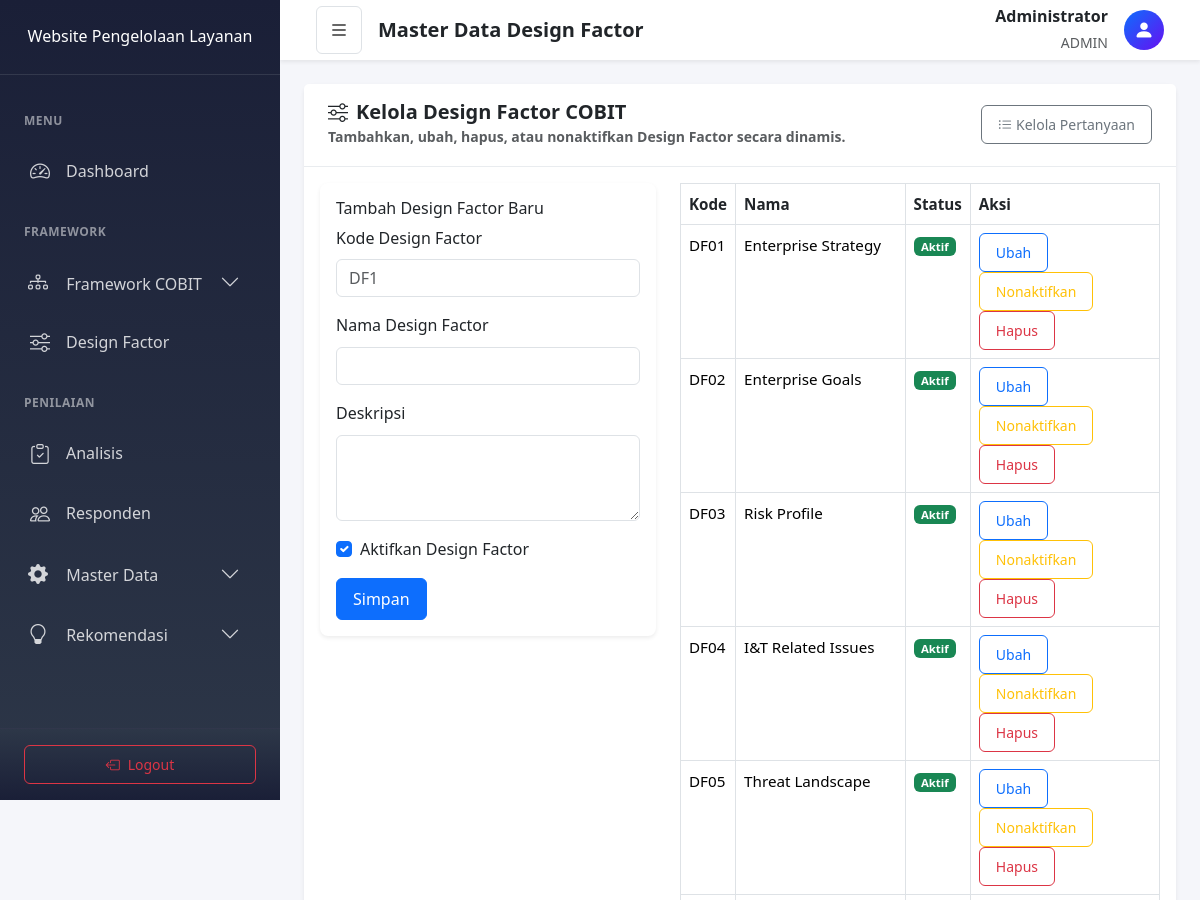
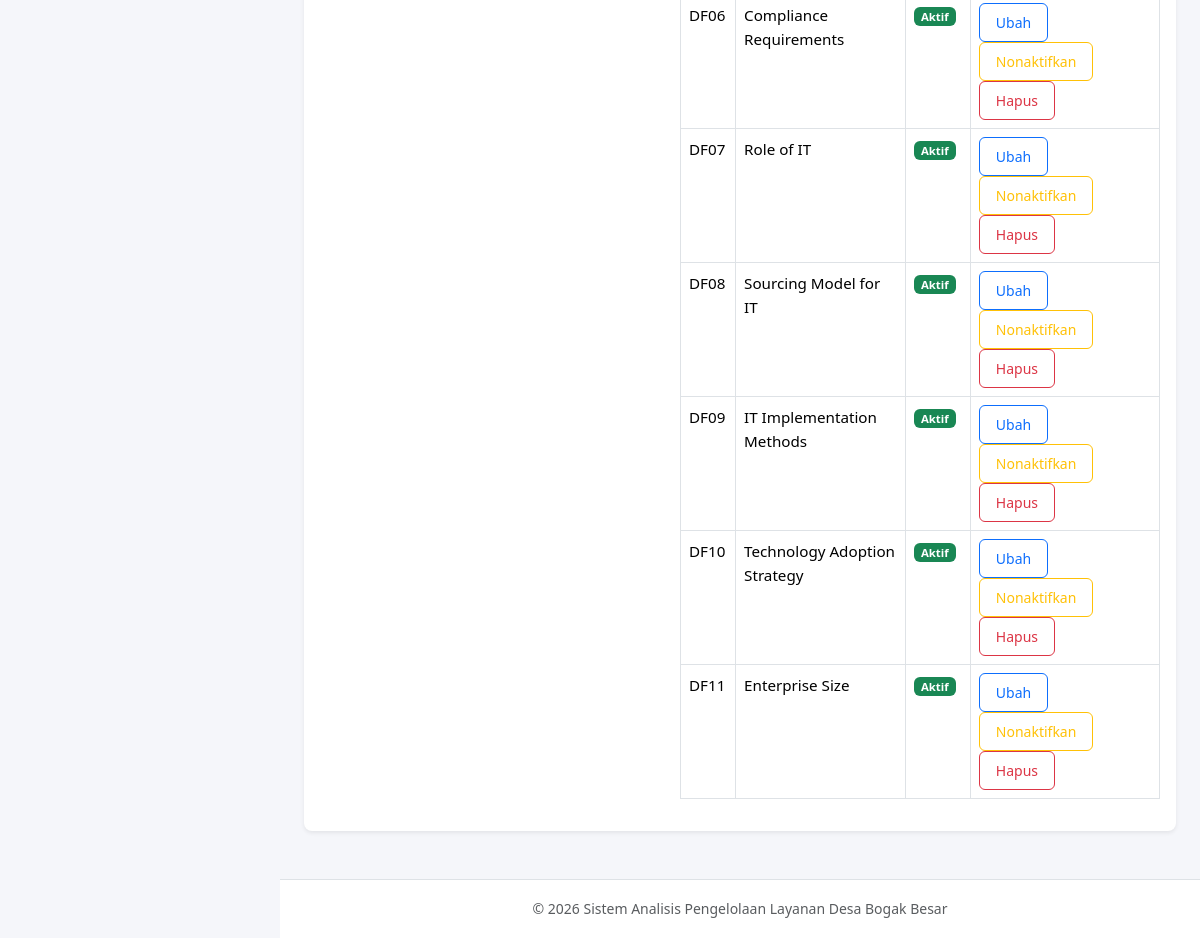
Before: /index.php?page=design-factors (signed in) with the older database file (2 pictures, top to bottom).
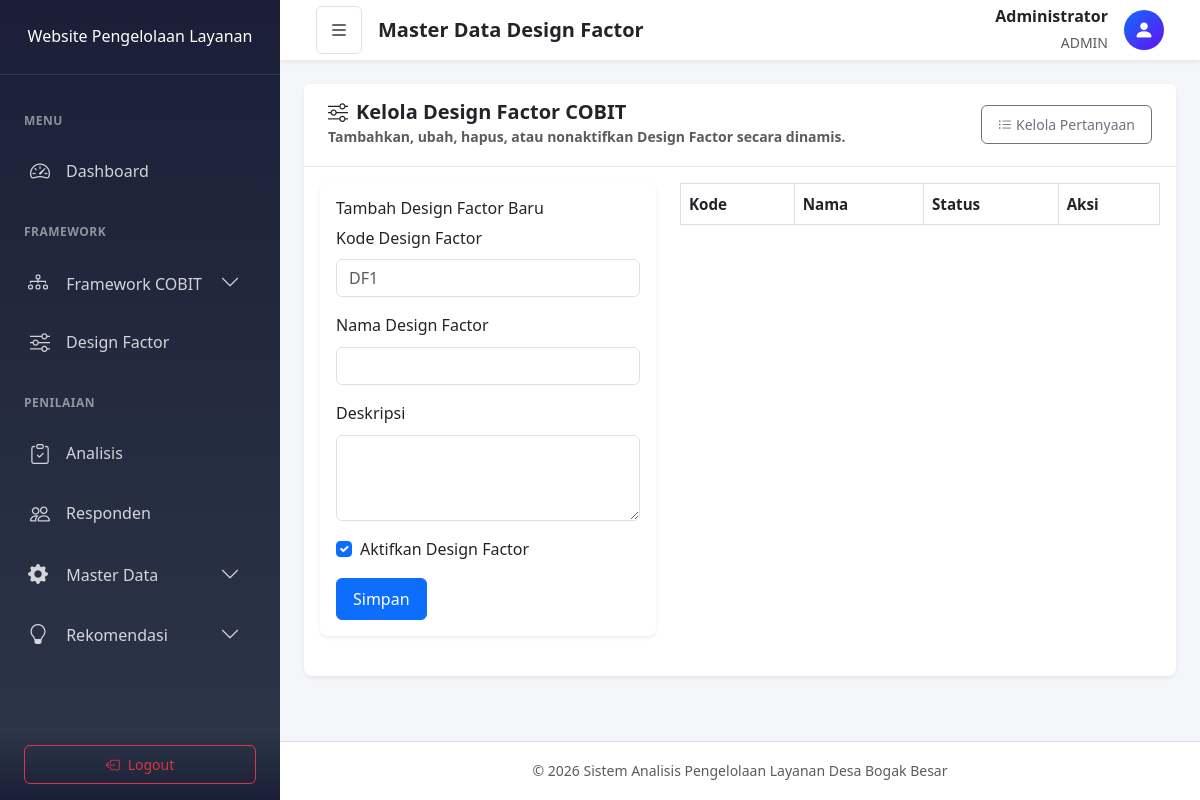
After: the same page with the newer database file.
### tables this page shows
CREATE TABLE `design_factors` (
  `id` int(11) UNSIGNED NOT NULL,
  `code` varchar(10) NOT NULL,
  `name` varchar(100) NOT NULL,
  `description` text DEFAULT NULL,
  `created_at` timestamp NOT NULL DEFAULT current_timestamp()
);

### app/controllers/ManagementController.php (called while the page is built, shortened)
<?php
require_once 'app/models/DesignFactor.php';
class ManagementController {
    public static function designFactors() {
        $designFactorModel = new DesignFactor();
        $designFactors = $designFactorModel->getAll();
        require_once 'app/views/admin/design_factors.php';
    }
}

### index.php (called while the page is built, shortened)
<?php
require_once 'config/database.php';
require_once 'app/controllers/ManagementController.php';
App::route();

### config/database.php (called while the page is built, shortened)
<?php
class Database {
    private static $instance = null;
    private $connection;
    private function __construct() {
        try {
            $dsn = "mysql:host=" . DB_HOST . ";dbname=" . DB_NAME . ";charset=" . DB_CHARSET;
            $options = [
                PDO::ATTR_ERRMODE => PDO::ERRMODE_EXCEPTION,
                PDO::ATTR_DEFAULT_FETCH_MODE => PDO::FETCH_ASSOC,
                PDO::ATTR_EMULATE_PREPARES => false,
            ];
            $this->connection = new PDO($dsn, DB_USER, DB_PASS, $options);
        } catch (PDOException $e) {
            die("Koneksi database gagal: " . $e->getMessage());
        }
    }
    public static function getInstance() {
        if (self::$instance === null) {
            self::$instance = new self();
        }
        return self::$instance;
    }
    public function getConnection() {
        return $this->connection;
    }
}
function getDB() {
    return Database::getInstance()->getConnection();
}

### app/models/DesignFactor.php (called while the page is built, shortened)
<?php
require_once 'config/database.php';
class DesignFactor {
    private $db;
    public function __construct() {
        $this->db = getDB();
    }
    public function getAll($activeOnly = false) {
        $sql = "SELECT * FROM design_factors";
        $stmt = $this->db->query($sql);
        $rows = $stmt->fetchAll();
        usort($rows, function($a, $b) {
            $na = intval(preg_replace('/\D/', '', $a['code']));
            $nb = intval(preg_replace('/\D/', '', $b['code']));
            if ($na === $nb) {
                return strcmp($a['code'], $b['code']);
            }
            return $na <=> $nb;
        });
        return $rows;
    }
}

### app/views/admin/design_factors.php (the view, shortened to what the changed rows need)
<div class="row mb-4">
    <div class="col-12">
        <div class="card">
            <div class="card-body">
                <div class="row">
                    <div class="col-lg-7">
                        <div class="table-responsive">
                            <table class="table table-bordered table-hover">
                                <thead>
                                    <tr>
                                        <th>Kode</th>
                                        <th>Nama</th>
                                        <th>Status</th>
                                        <th>Aksi</th>
                                    </tr>
                                </thead>
                                <tbody>
                                    <?php foreach ($designFactors as $df): ?>
                                        <tr>
                                            <td><?php echo htmlspecialchars($df['code']); ?></td>
                                            <td><?php echo htmlspecialchars($df['name']); ?></td>
                                            <td>
                                                <span class="badge bg-<?php echo $df['is_active'] ? 'success' : 'secondary'; ?>">
                                                    <?php echo $df['is_active'] ? 'Aktif' : 'Nonaktif'; ?>
                                                </span>
                                            </td>
                                            <td>
                                                <a href="index.php?page=design-factors&action=edit&id=<?php echo $df['id']; ?>" class="btn btn-sm btn-outline-primary">Ubah</a>
                                                <a href="index.php?page=toggle-design-factor&id=<?php echo $df['id']; ?>&value=<?php echo $df['is_active'] ? 0 : 1; ?>" class="btn btn-sm btn-outline-warning"><?php echo $df['is_active'] ? 'Nonaktifkan' : 'Aktifkan'; ?></a>
                                                <a href="index.php?page=delete-design-factor&id=<?php echo $df['id']; ?>" class="btn btn-sm btn-outline-danger" onclick="return confirm('Hapus Design Factor ini?');">Hapus</a>
                                            </td>
                                        </tr>
                                    <?php endforeach; ?>
                                </tbody>
                            </table>
                        </div>
                    </div>
                </div>
            </div>
        </div>
    </div>
</div>
<?php
require_once 'app/views/layouts/main.php';

Changed rows visible on the page:
removed design_factors: code "DF01", name "Enterprise Strategy", is_active "Aktif"
removed design_factors: code "DF02", name "Enterprise Goals", is_active "Aktif"
removed design_factors: code "DF03", name "Risk Profile", is_active "Aktif"
removed design_factors: code "DF04", name "I&T Related Issues", is_active "Aktif"
removed design_factors: code "DF05", name "Threat Landscape", is_active "Aktif"
removed design_factors: code "DF06", name "Compliance Requirements", is_active "Aktif"
removed design_factors: code "DF07", name "Role of IT", is_active "Aktif"
removed design_factors: code "DF08", name "Sourcing Model for IT", is_active "Aktif"
removed design_factors: code "DF09", name "IT Implementation Methods", is_active "Aktif"
removed design_factors: code "DF10", name "Technology Adoption Strategy", is_active "Aktif"
removed design_factors: code "DF11", name "Enterprise Size", is_active "Aktif"
